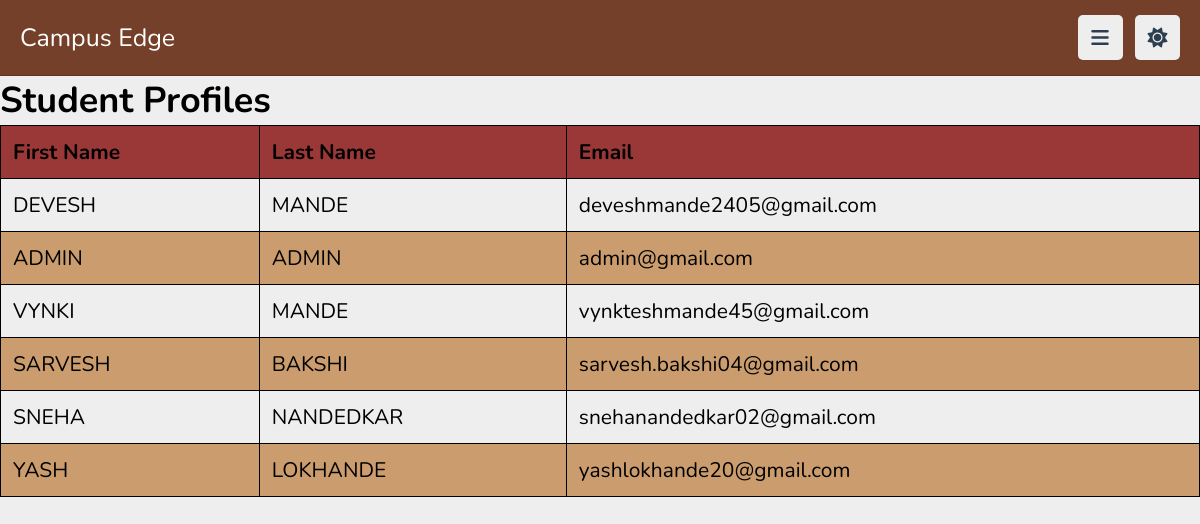
/profile, run on the app's committed database.
### app.py (models this page shows, shortened)
class signup(db.Model):
    sno = db.Column(db.Integer, primary_key=True)
    firstname = db.Column(db.String(200), nullable=False)
    lastname = db.Column(db.String(200), nullable=False)
    email = db.Column(db.String(200), nullable=False)
    password = db.Column(db.String(200), nullable=False)
    mob = db.Column(db.String(200), nullable=False)
    reset_password_token = db.Column(db.String(255))
    reset_token_expiration = db.Column(db.DateTime)

### app.py (the view)
@app.route('/profile')
def profile():
    courses = course.query.all()
    signups = signup.query.all()
    return render_template('student_track.html', courses=courses, signups=signups)

### templates/student_track.html (shortened to what this page needs)
<!DOCTYPE html>
<html lang="en">
<head>
   <link rel="stylesheet" href="https://cdnjs.cloudflare.com/ajax/libs/font-awesome/6.1.2/css/all.min.css">
   <link rel="stylesheet" href="static\css\course.css">
</head>
<body>
<header class="header">
   <section class="flex">
      <a class="logo">Campus Edge</a>
      <div class="icons">
         <div id="menu-btn" class="fas fa-bars"></div>
         <div id="toggle-btn" class="fas fa-sun"></div>
      </div>
   </section>
</header>
    <head>
     </head>
     <body>
         <h1>Student Profiles</h1>
         <table>
             <thead>
                 <tr>
                     <th>First Name</th>
                     <th>Last Name</th>
                     <th>Email</th>
                 </tr>
             </thead>
             <tbody>
                 {% for signup in signups %}
                 <tr>
                     <td>{{ signup.firstname | upper }}</td>
                     <td>{{ signup.lastname | upper  }}</td>
                     <td>{{ signup.email | lower }}</td>
                 </tr>
                 {% endfor %}
             </tbody>
         </table>
     </body>
 </body>
 </html>
</body>
</html>

### static/css/course.css (style rules this page uses)
:root { --main-color:#a92c2c; --red:#e74c3c; --orange:#f39c12; --light-color:#888; --light-bg:#eee; --black:#2c3e50; --white:#fff; --brown: #754029; --border:.1rem solid rgba(0,0,0,.2); }
* { font-family: 'Nunito', sans-serif; margin:0; padding:0; box-sizing: border-box; outline: none; border:none; text-decoration: none; }
html { font-size: 62.5%; overflow-x: hidden; }
body { background-color: var(--light-bg); padding-left: 30rem; }
section { padding:2rem; margin: 0 auto; max-width: 1200px; }
.header { position: sticky; top:0; left:0; right: 0; background-color: var(--brown); z-index: 1000; border-bottom: var(--border); }
.header .flex { display: flex; align-items: center; justify-content: space-between; position: relative; padding: 1.5rem 2rem; }
.header .flex .logo { font-size: 2.5rem; color: var(--white); }
.header .flex .icons div { font-size: 2rem; color:var(--black); background-color: var(--light-bg); border-radius: .5rem; height: 4.5rem; width: 4.5rem; line-height: 4.5rem; cursor: pointer; text-align: center; margin-left: .7rem; }
@media (max-width:1200px) { body { padding-left: 0; } }

### templates/student_track.html (style rules this page uses)
body { font-size: 21px; font-family: Arial, sans-serif; font-style: normal; }
h1 { font-size: 36px; }
table { width: 100%; border-collapse: collapse; }
th, td { border: 1px solid black; padding: 12px; text-align: left; }
th { background-color: #9a3737; }
tr:nth-child(even) { background-color: #cb9d6e; }

### data on the page
signup: firstname "DEVESH", lastname "MANDE", email "deveshmande2405@gmail.com"
signup: firstname "ADMIN", lastname "ADMIN", email "admin@gmail.com"
signup: firstname "VYNKI", lastname "MANDE", email "vynkteshmande45@gmail.com"
signup: firstname "SARVESH", lastname "BAKSHI", email "sarvesh.bakshi04@gmail.com"
signup: firstname "SNEHA", lastname "NANDEDKAR", email "snehanandedkar02@gmail.com"
signup: firstname "YASH", lastname "LOKHANDE", email "yashlokhande20@gmail.com"
